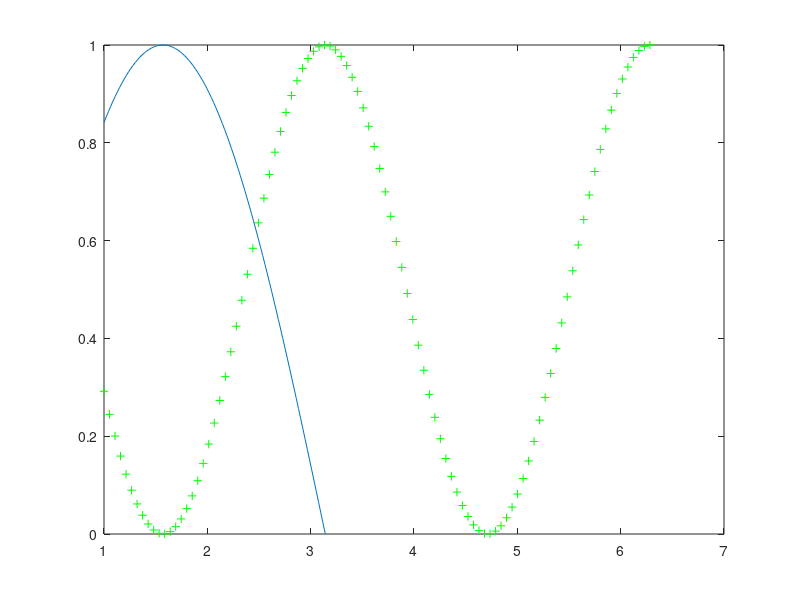

Write MATLAB code to recreate this figure.
clear
clc

%
% Author: Josh Carlile
% Class: Mr. Hogan's ENGR 240
% Date: 2/4/2020
%

%% QUESTION 1
% Create a script that creates variables X and Y. Assign values to these
% variables and plot them using green +.

X = linspace (1, 2*pi);
Y = 1 - sin (X).^2;
plot (X, Y, 'g+');

hold on

%% QUESTION 2
% Create a vector x with values ranging from 1 to pi. Calculate the vector
% y with the values sin (x) and plot them

x = linspace (1, pi);
y = sin (x);
plot (x, y);

%% QUESTION 3



%% QUESTION 4



%% QUESTION 5



%% QUESTION 6



%% FUNCTION DEFINITIONS